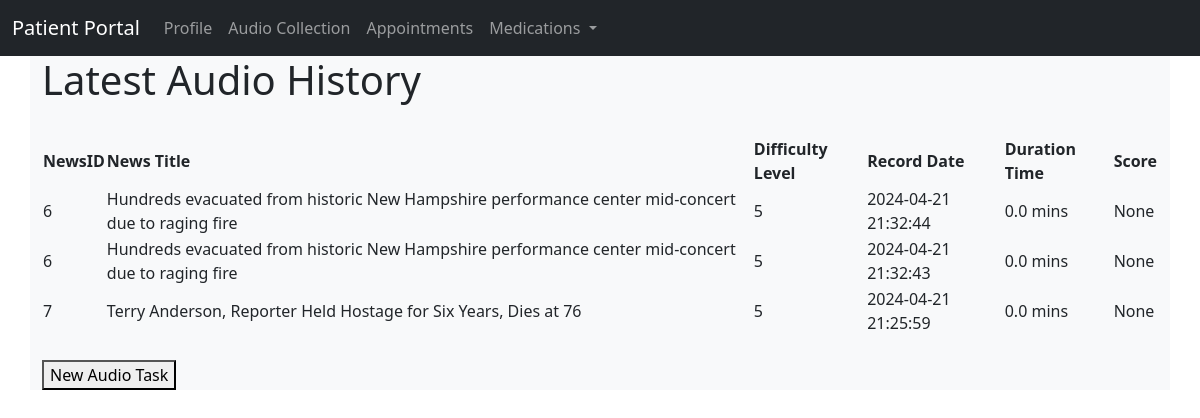
/audioCollect/myAudio (signed in), run on the app's committed database.
### application/models.py (models this page shows)
class AudioRecord(db.Model):
    __tablename__ = 'audio_records'
    id = db.Column(db.Integer, primary_key=True)
    patient_id = db.Column(db.Integer, db.ForeignKey('users.id', name='fk_audio_record_user_id'), nullable=False)
    news_id = db.Column(db.Integer, db.ForeignKey('news.id', name='fk_audio_record_news_id'), nullable=False)
    record_date = db.Column(db.DateTime, nullable=False, default=datetime.utcnow)
    file_dir = db.Column(db.String(255), nullable=False)
    duration = db.Column(db.Float, nullable=True)
    score = db.Column(db.Integer)
    patient = db.relationship('UserModel', backref=db.backref('audio_records', lazy='dynamic'))
    news = db.relationship('News', backref=db.backref('audio_records', lazy='dynamic'))

class News(db.Model):
    __tablename__ = 'news'
    id = db.Column(db.Integer, primary_key=True)
    title = db.Column(db.String(80), nullable=False)
    body = db.Column(db.Text, nullable=False)
    pub_date = db.Column(db.DateTime, nullable=False,
                         default=datetime.utcnow)
    length = db.Column(db.Integer, nullable=False)
    hashtags = db.Column(db.Integer, nullable=False)
    level = db.Column(db.Integer, default=5, nullable=False)

### application/audioCollect/views.py (the view)
@audioCollect_bp.route('/myAudio', methods=['GET'])
@login_required
def myAudio():
    try:
        audiohistory = db.session.query(
            News.id,  # ID from AudioRecord
            News.title,  # Title from News
            News.level,  # Level from News
            AudioRecord.record_date,  # Record date from AudioRecord
            AudioRecord.duration,
            AudioRecord.score
        ).join(News, AudioRecord.news_id == News.id  # Joining AudioRecord with News on news_id
        ).filter(AudioRecord.patient_id == current_user.id  # Filtering by user.id not patient_id
        ).order_by(AudioRecord.record_date.desc()  # Assuming the date field is named 'record_date'
        ).limit(10).all()
        if not audiohistory:
            flash('There is no audio recordings in the database! Record now!')
            return redirect(url_for('audioCollect_bp.audioCollect'))
        return render_template('audioHistory.html',  audiohistory = audiohistory)
    except Exception as e:
        current_app.logger.error(f"Error accessing audio history: {e}")
        flash('Error accessing audio history.')
        return redirect(url_for('audioCollect_bp.audioCollect'))

### application/__init__.py (called while the page is built)
def format_date(value, format_string='%Y-%m-%d %H:%M:%S'):
    if value is None:
        return ""
    return value.strftime(format_string)

### application/models.py (called while the page is built)
@login_manager.user_loader
def load_user(user_id):
    return UserModel.query.get(user_id)

### application/audioCollect/templates/audioHistory.html
{% extends "base.html" %}
{% block content %}
<div class="container bg-light">
    <h1>Latest Audio History</h1>
    <br>
    <table>
      <thead>
        <tr>
          <th>NewsID</th>
          <th>News Title</th>
          <th>Difficulty Level</th>
          <th>Record Date</th>
          <th>Duration Time</th>
          <th>Score</th>
        </tr>
      </thead>
      <tbody>
        {% for oneaudio in audiohistory %}
        <tr>
            <td>{{ oneaudio[0] }}</td>
            <td>{{ oneaudio[1] }}</td>
            <td>{{ oneaudio[2] }}</td>
            <td>{{ oneaudio[3] | formatdate }}</td>
            <td>{{ oneaudio[4] |float|round(4) }} mins</td>
            <td>{{ oneaudio[5] }}</td>
        </tr>
        {% endfor %}
      </tbody>
    </table>
    <br />
    <form action="{{ url_for('audioCollect_bp.audioCollect') }}" method="get">
      <button type="submit">New Audio Task</button>
    </form>
</div>
{% endblock %}

### application/templates/base.html (shortened to what this page needs)
<!DOCTYPE html>
<html lang="en" dir="ltr">
  <head>
    <link href="https://cdn.jsdelivr.net/npm/bootstrap@5.0.0-beta1/dist/css/bootstrap.min.css" rel="stylesheet">
    <link rel="stylesheet" href="{{ url_for('static',filename='style.css') }}">
  </head>
  <body>
    <nav class="navbar navbar-expand-lg navbar-dark bg-dark">
      <div class="container-fluid">
        <a class="navbar-brand" href="{{ url_for('core_bp.welcome') }}">Patient Portal</a>
        <div class="collapse multi-collapse navbar-collapse w-100 order-1 order-md-0" id="navbarNav">
          <ul class="navbar-nav mr-auto">
            <li class="nav-item">
              <a class="nav-link" href="{{ url_for('profile_bp.profile') }}">Profile</a>
            </li>
            <li class="nav-item">
                <a class="nav-link" href="{{ url_for('audioCollect_bp.myAudio') }}">Audio Collection</a>
              </li>
            <li class="nav-item">
              <a class="nav-link" href="{{ url_for('appointments_bp.list') }}">Appointments</a>
            </li>
            <li class="nav-item dropdown">
              <a class="nav-link dropdown-toggle" href="#" id="navbarDropdown" role="button" data-bs-toggle="dropdown" aria-expanded="false">
                Medications
              </a>
            </li>
          </ul>
        </div>
      </div>
    </nav>
    {% block content %}
    {% endblock %}
  </body>
</html>

### data on the page
AudioRecord: oneaudio "6", title "Hundreds evacuated from historic New Hampshire performance center mid-concert due to raging fire", level "5", record_date "2024-04-21 21:32:44", oneaudio "0.0", oneaudio "None"
AudioRecord: oneaudio "6", title "Hundreds evacuated from historic New Hampshire performance center mid-concert due to raging fire", level "5", record_date "2024-04-21 21:32:43", oneaudio "0.0", oneaudio "None"
AudioRecord: oneaudio "7", title "Terry Anderson, Reporter Held Hostage for Six Years, Dies at 76", level "5", record_date "2024-04-21 21:25:59", oneaudio "0.0", oneaudio "None"
